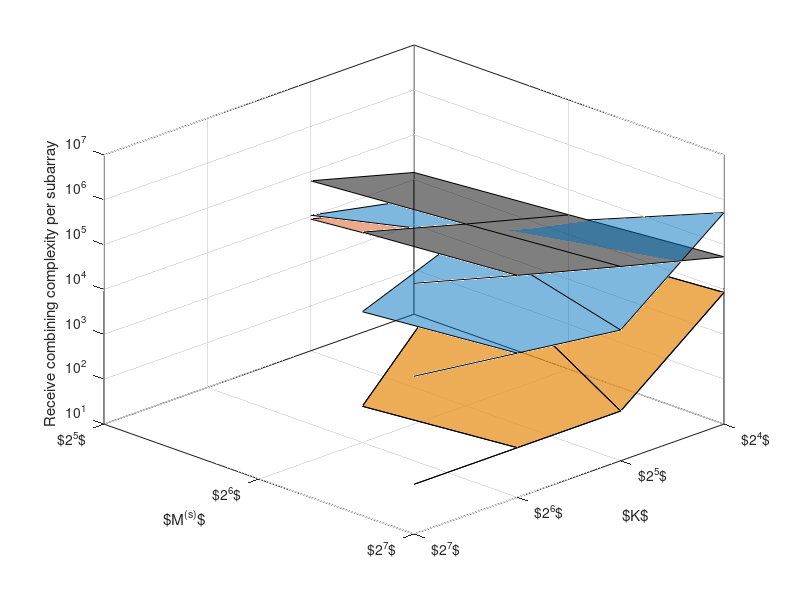

Source code (MATLAB):
% Matlab script used to generate Figure 3 of the article:
%
% "Low-Complexity Distributed XL-MIMO for Multiuser Detection"
%
% @author Victor Croisfelt Rodrigues
% @author Abolfazl Amiri
% @author Taufik Abrao
% @author Elisabeth de Carvalho
% @author Petar Popovski
%

%Mobile communication setup
Mrange = [32 64 128];
Krange = {[16 32],[16 32 64],[16 32 64 128]};

%Number of iterations
numIterRange = {...
    [79 265; 71 270; 71 267]...
    [282 976 0; 75 281 0; 75 281 0],...
    [4010 0 0 0; 66 0 0 0; 66 0 0 0]
    };

%Prepare to save simulation results
RZF = zeros(length(Mrange),length(Krange));
rKA = zeros(length(Mrange),length(Krange),3);

%Go through all M values
for m = 1:length(Mrange)
    
    %Extracting
    M = Mrange(m);
    Kvec = cell2mat(Krange(m));
    
    %Go through all K values
    for k = 1:length(Kvec)
        
        %Extracting
        K = Kvec(k);
        
        %Compute RZF computational complexity
        RZF(m,k) = (3*K.^2*M/2)+(3.*K.*M/2)+((K^3-K)/3) + K;
        
        %Go through all different update schedules
        for us = 1:3

            %Extracting
            numIter = numIterRange{m}(us,k);
            
            %Check update schedule
            if us == 1 % power
                
                %Compute rKA computational complexity
                rKA(m,k,us) = M*numIter + 2*M*K;
                
            else % uniform and active-antenna
                
                %Compute rKA computational complexity
                rKA(m,k,us) = M*numIter + M;
                
            end
            
        end
        
    end
    
end

%% Plot

figure;
hold on; box on; grid on;

surf(log2([16 32 64 128]),log2(Mrange),RZF,'FaceAlpha',0.5,'FaceColor','black')

surf(log2([16 32 64 128]),log2(Mrange),rKA(:,:,1),'FaceAlpha',0.5,'FaceColor',[0 0.4470 0.7410])
surf(log2([16 32 64 128]),log2(Mrange),rKA(:,:,2),'FaceAlpha',0.5,'FaceColor',[0.8500 0.3250 0.0980])
surf(log2([16 32 64 128]),log2(Mrange),rKA(:,:,3),'FaceAlpha',0.5,'FaceColor',[0.9290 0.6940 0.1250])

%shading interp

xlabel('$K$')
ylabel('$M^{(s)}$');
zlabel('Receive combining complexity per subarray');

%xaxis: number of users
xticks([4 5 6 7])
xticklabels({'$2^{4}$','$2^{5}$','$2^{6}$','$2^{7}$'})

%yaxis: subarrays' number of antennas
yticks([5 6 7])
yticklabels({'$2^{5}$','$2^{6}$','$2^{7}$'})

%zaxis: receive combining computational complexity
set(gca,'ZScale','log');

view(135,30)
